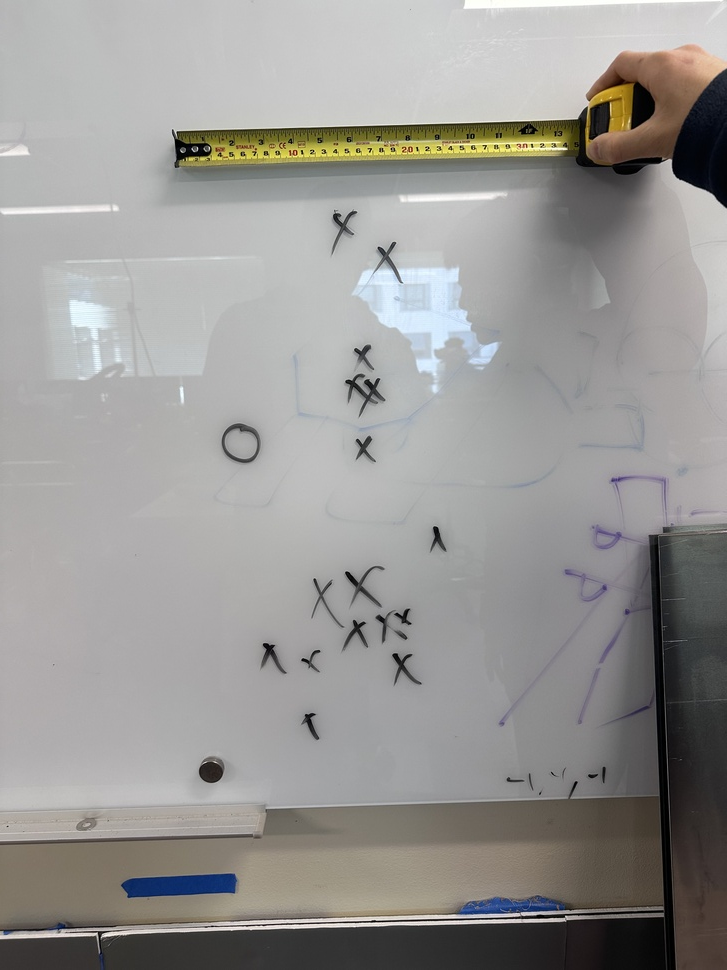
#> input picture 20250219 scatter testing/IMG_0540.jpeg, 727 x 970 px, shrunk from 3024 x 4032 before the run, given in place of 2025-02-16-151324.webm, which was not available
$ python dist_vid.py
#> lines starting #> are read from the running program, lines starting #| are printed output that depends on the picture; after the words box and inside, x2 and y2 are one past the last pixel; in counts of white or black regions, pixels touching at a corner belong together; pictures that were not available may be replaced by others from this repository, and a replacement may not be noted
import cv2
import numpy as np
import math

# === Calibration Constants ===
REAL_WIDTH_INCHES = 18.5
FOCAL_LENGTH = 588.3843844

# Load video
cap = cv2.VideoCapture('2025-02-16-151324.webm')

save_frame = False

# Check if camera opened successfully
if not cap.isOpened():
    print("Error opening video file")
    exit()

# Get frame dimensions
ret, frame = cap.read()
#> frame is the input picture: shape (970, 727, 3); mean B, G, R 148.9, 151.3, 152.8
if not ret:
    print("Failed to read first frame.")
    cap.release()
    exit()

height, width, _ = frame.shape

# Setup video writer
if save_frame:
    fourcc = cv2.VideoWriter_fourcc(*'XVID')
    out = cv2.VideoWriter('output2.avi', fourcc, 20.0, (width, height))

# Reset the capture position to frame 0
cap.set(cv2.CAP_PROP_POS_FRAMES, 0)

# Process video
while cap.isOpened():
    ret, frame = cap.read()
    if not ret:
        break

    image = frame.copy()
    hsv = cv2.cvtColor(image, cv2.COLOR_BGR2HSV)
#> hsv: shape (970, 727, 3); mean H, S, V 58.1, 16.6, 154.5

    # HSV Ranges
    lower_black = np.array([0, 0, 0])
    upper_black = np.array([180, 80, 100])
    lower_white = np.array([0, 0, 170])
    upper_white = np.array([180, 60, 255])

    # Masks
    mask_black = cv2.inRange(hsv, lower_black, upper_black)
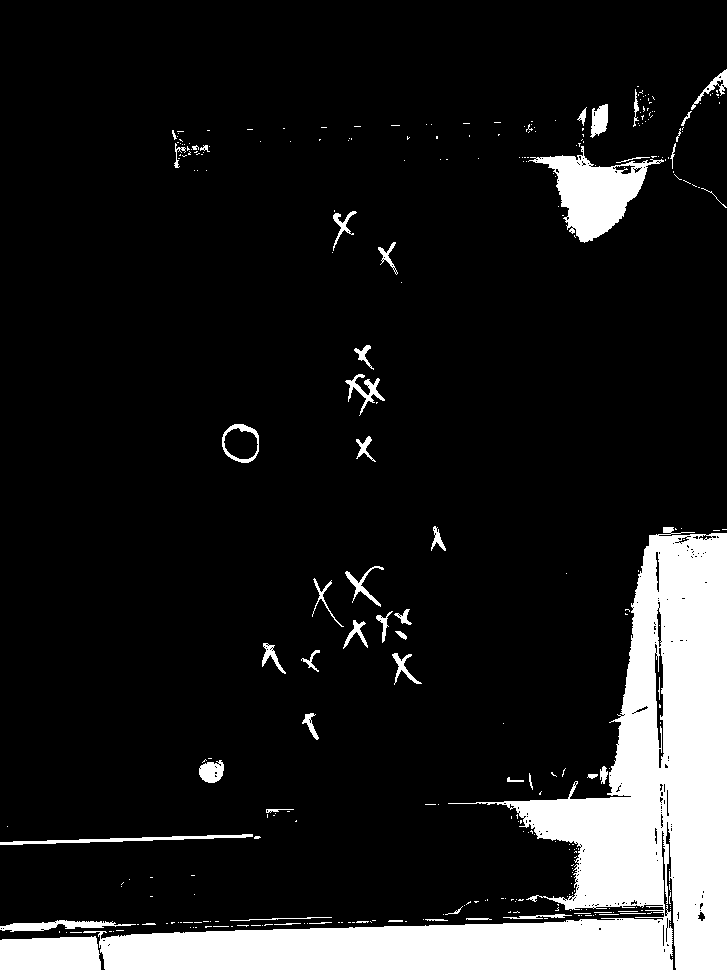
#> mask_black: shape (970, 727); 12.6% white; 315 white regions (260 under 20 px), largest, box (x1, y1, x2, y2) and area: (83, 527, 727, 970) 71849, (528, 146, 664, 243) 5318, (0, 936, 101, 970) 3176
    mask_white = cv2.inRange(hsv, lower_white, upper_white)
#> mask_white: shape (970, 727); 49.3% white; 330 white regions (312 under 20 px), largest, box (x1, y1, x2, y2) and area: (0, 0, 727, 811) 320271, (656, 159, 727, 519) 16671, (0, 804, 260, 841) 4968

    # Morphology
    kernel = np.ones((5, 5), np.uint8)
    mask_black = cv2.morphologyEx(mask_black, cv2.MORPH_CLOSE, kernel)
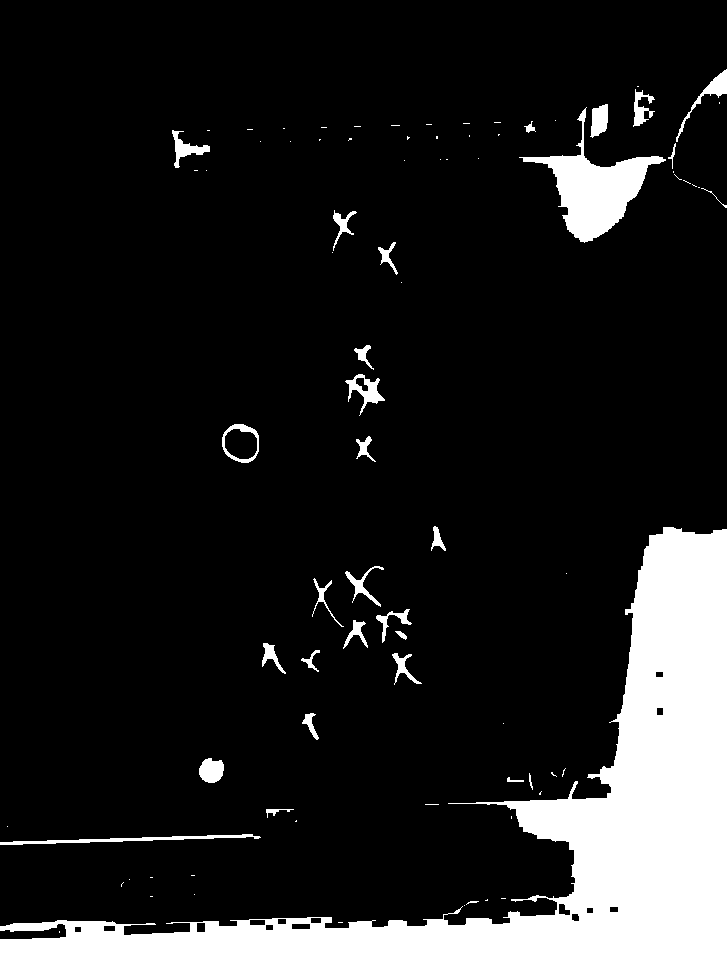
#> mask_black: shape (970, 727); 13.6% white; 84 white regions (53 under 20 px), largest, box (x1, y1, x2, y2) and area: (0, 527, 727, 970) 82251, (519, 107, 666, 243) 5978, (0, 834, 261, 845) 855
    mask_black = cv2.morphologyEx(mask_black, cv2.MORPH_OPEN, kernel)
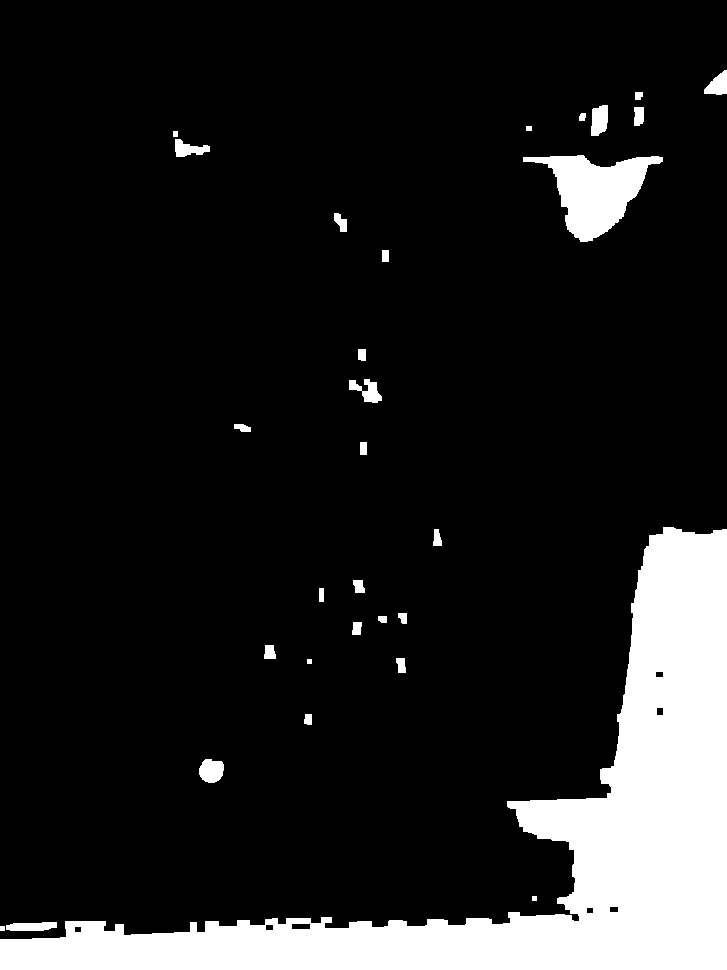
#> mask_black: shape (970, 727); 12.9% white; 30 white regions, largest, box (x1, y1, x2, y2) and area: (0, 527, 727, 970) 81156, (523, 155, 663, 242) 5787, (199, 759, 224, 783) 476
    mask_white = cv2.morphologyEx(mask_white, cv2.MORPH_CLOSE, kernel)
#> mask_white: shape (970, 727); 50.4% white; 18 black regions, largest, box (x1, y1, x2, y2) and area: (0, 45, 727, 970) 345288, (218, 423, 264, 466) 1359, (345, 374, 384, 407) 939
    mask_white = cv2.morphologyEx(mask_white, cv2.MORPH_OPEN, kernel)
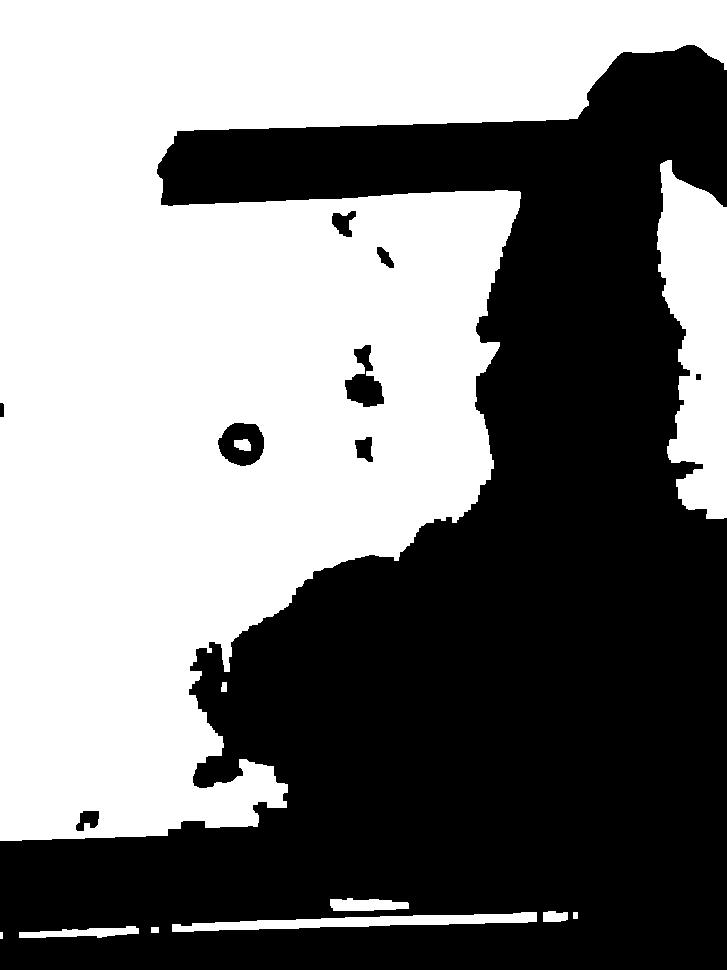
#> mask_white: shape (970, 727); 50.2% white; 9 black regions

    black_info = []
    black_centroids = []
    white_centroids = []

    # Find black contours
    contours_black, _ = cv2.findContours(mask_black, cv2.RETR_EXTERNAL, cv2.CHAIN_APPROX_SIMPLE)
#> contours_black = 30 contours, 3 with area under 20; largest, box (x1, y1, x2, y2) and area: (0, 527, 727, 970) 80134, (523, 155, 663, 242) 5590, (199, 759, 224, 783) 439, (591, 105, 608, 136) 394, (349, 379, 382, 403) 350
    for cnt in contours_black:
        area = cv2.contourArea(cnt)
        if area > 1000:
            approx = cv2.approxPolyDP(cnt, 0.02 * cv2.arcLength(cnt, True), True)
            if len(approx) == 12:
                x, y, w, h = cv2.boundingRect(cnt)
                cv2.drawContours(image, [cnt], -1, (0, 255, 0), 3)
                cv2.rectangle(image, (x, y), (x+w, y+h), (255, 0, 0), 2)
                cv2.putText(image, 'Black Cross', (x, y - 10), cv2.FONT_HERSHEY_SIMPLEX, 0.7, (255, 255, 255), 2)

                M = cv2.moments(cnt)
                if M['m00'] != 0.0:
                    c_x = int(M['m10'] / M['m00'])
                    c_y = int(M['m01'] / M['m00'])
                    black_centroids.append((c_x, c_y))
                    black_info.append(((c_x, c_y), w, h))
                    cv2.circle(image, (c_x, c_y), 10, (50, 168, 82), -1)
#> this loop made 30 passes
#> area on passes 2, 4, 5, 7, 8, 9, 10, 11: 325.5, 439, 63, 99.5, 120.5, 93, 44, 63.5
#> after the loop, black_centroids = []; black_info = []

    # Find white contours
    contours_white, _ = cv2.findContours(mask_white, cv2.RETR_EXTERNAL, cv2.CHAIN_APPROX_SIMPLE)
#> contours_white = 10 contours, 1 with area under 20; largest, box (x1, y1, x2, y2) and area: (0, 0, 727, 841) 332591, (657, 160, 727, 519) 17416, (172, 912, 537, 932) 2942, (19, 926, 139, 938) 726, (330, 898, 409, 911) 722
    for cnt in contours_white:
        area = cv2.contourArea(cnt)
        if area > 1000:
            approx = cv2.approxPolyDP(cnt, 0.02 * cv2.arcLength(cnt, True), True)
            if len(approx) >= 4:
                x, y, w, h = cv2.boundingRect(cnt)
                cv2.drawContours(image, [cnt], -1, (0, 255, 255), 3)
                cv2.rectangle(image, (x, y), (x+w, y+h), (255, 87, 51), 2)
                cv2.putText(image, 'White Square', (x, y - 10), cv2.FONT_HERSHEY_SIMPLEX, 0.7, (0, 0, 0), 2)

                M = cv2.moments(cnt)
                if M['m00'] != 0.0:
                    c_x = int(M['m10'] / M['m00'])
                    c_y = int(M['m01'] / M['m00'])
                    white_centroids.append((c_x, c_y))
                    cv2.circle(image, (c_x, c_y), 10, (191, 64, 191), -1)
#> this loop made 10 passes
#> (area, x, y, w, h, c_x, c_y) on passes 9 to 10: (17416.5, 657, 160, 70, 359, 697, 334), (332591, 0, 0, 727, 841, 232, 353)
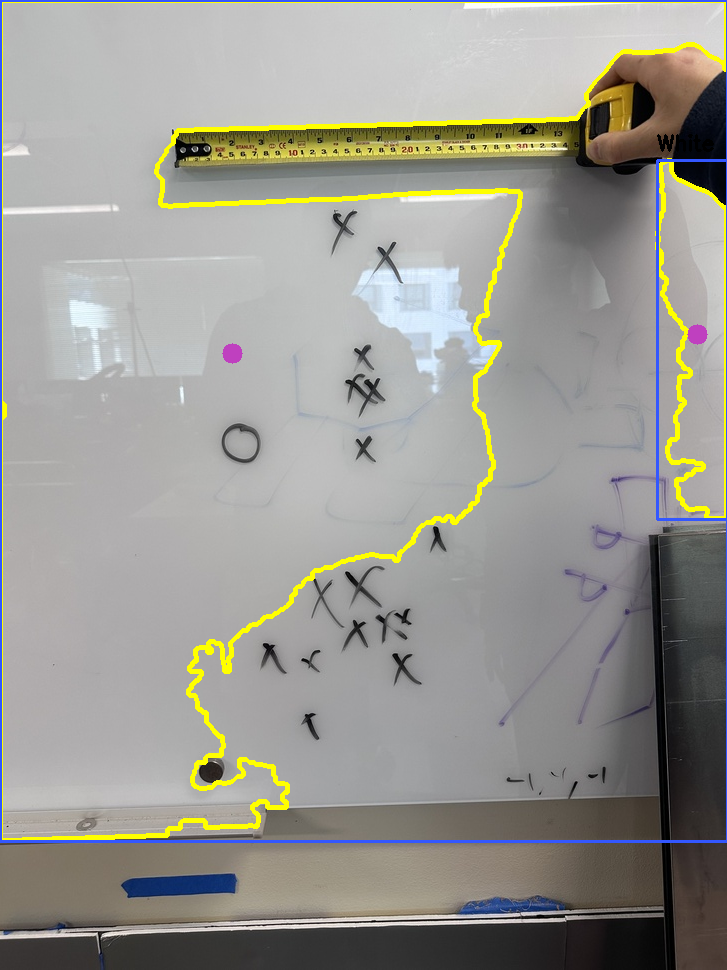
#> image: shape (970, 727, 3); 3.68% of pixels changed, all inside (x1, y1, x2, y2) = (0, 0, 727, 843)
#> after the loop, white_centroids = [(697, 334), (232, 353)]

    # Find closest black centroid to white square
    min_distance = float('inf')
    closest_black = None
    closest_w = None
    closest_h = None

    for (bc, bw, bh) in black_info:
        for wc in white_centroids:
            dist = math.hypot(bc[0] - wc[0], bc[1] - wc[1])
            if dist < min_distance:
                min_distance = dist
                closest_black = bc
                closest_w = bw
                closest_h = bh
#> this loop made 0 passes
#> after the loop, min_distance = inf

    # Highlight closest match and estimate distance
    if closest_black:
        estimated_distance = (REAL_WIDTH_INCHES * FOCAL_LENGTH) / closest_w
        print(f"Closest black cross centroid: {closest_black} | "
              f"Size: {closest_w}x{closest_h}px | "
              f"Distance: {estimated_distance:.2f} inches")

        cv2.circle(image, closest_black, 15, (0, 0, 255), 3)
        label = f'{closest_w}x{closest_h}px, {estimated_distance:.1f}"'
        cv2.putText(image, label, (closest_black[0] + 10, closest_black[1]),
                    cv2.FONT_HERSHEY_SIMPLEX, 0.6, (0, 0, 255), 2)

    # Show and save frame
    cv2.imshow("Detected Shapes", image)
    if save_frame:
        out.write(image)

    if cv2.waitKey(25) & 0xFF == ord('q'):
#> (key q is pressed here)
        break

# Clean up
cap.release()
if save_frame:
    out.release()
cv2.destroyAllWindows()

$ run again, on 20250219 scatter testing/IMG_0541.jpeg
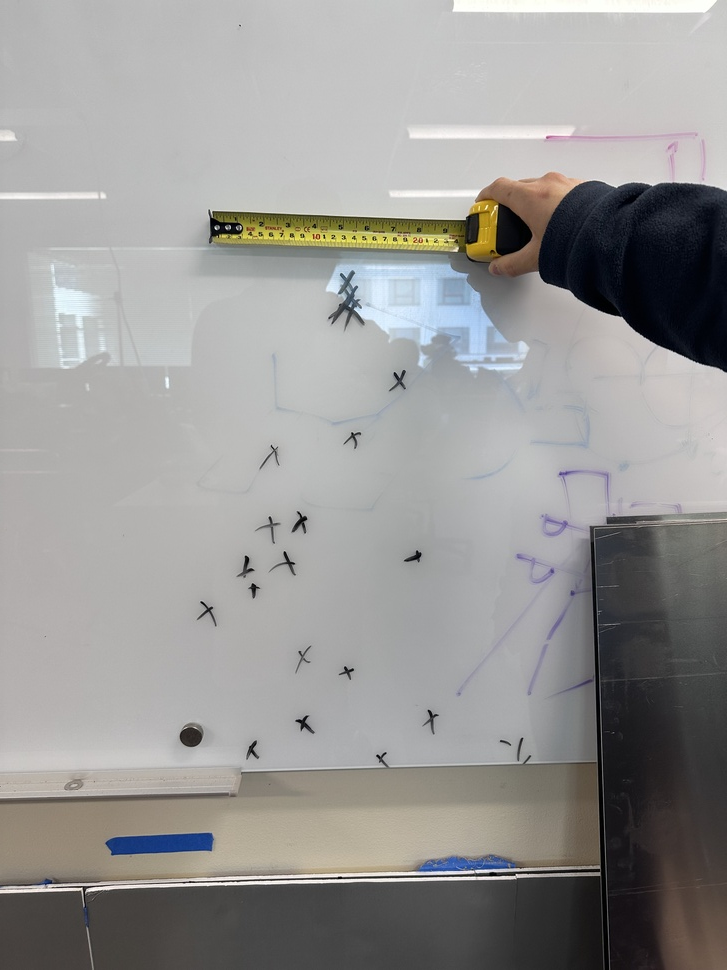
#> input picture 20250219 scatter testing/IMG_0541.jpeg, 727 x 970 px, shrunk from 3024 x 4032 before the run, given in place of 2025-02-16-151324.webm, which was not available
#> frame is the input picture: shape (970, 727, 3); mean B, G, R 149.8, 151.3, 152.3
#> hsv: shape (970, 727, 3); mean H, S, V 46, 19.5, 154.8
#> `mask_black = cv2.inRange(hsv, lower_black, upper_black)`:
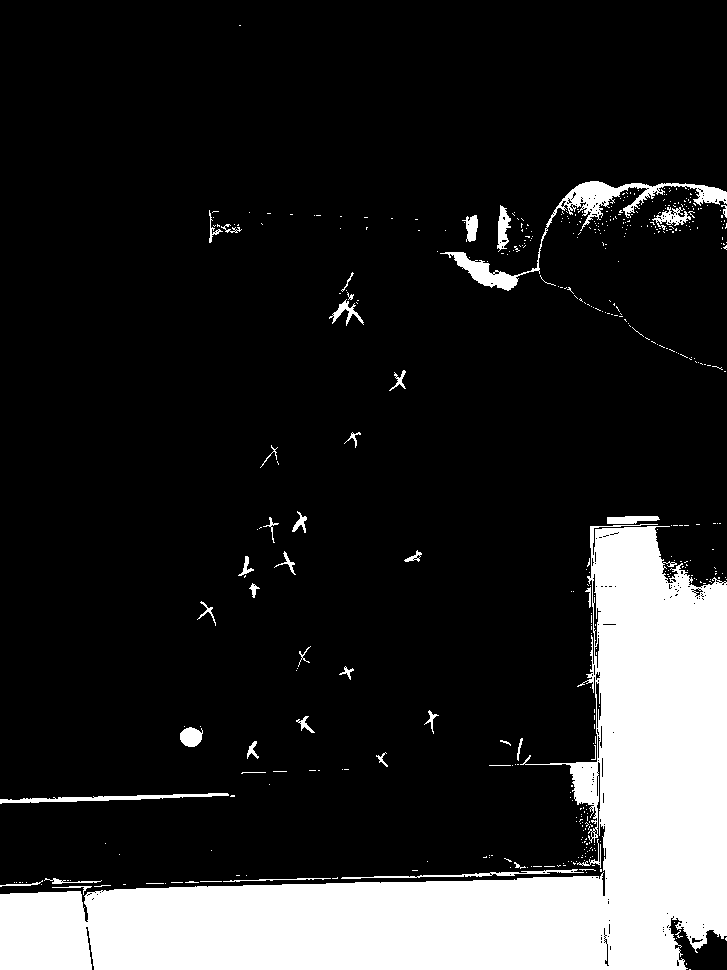
#> mask_black: shape (970, 727); 16.3% white; 462 white regions (418 under 20 px), largest, box (x1, y1, x2, y2) and area: (0, 524, 727, 970) 104304, (440, 181, 727, 291) 3545, (0, 793, 229, 804) 886
#> contours_black = 29 contours, 2 with area under 20; largest, box (x1, y1, x2, y2) and area: (0, 516, 727, 970) 110142, (559, 181, 671, 227) 2456, (650, 184, 727, 232) 1604, (449, 252, 518, 290) 1008, (498, 208, 511, 252) 363
#> the loop `for cnt in contours_black:` made 29 passes
#> area on passes 4, 5, 6, 11, 12, 13, 14, 18: 44.5, 326, 49.5, 40.5, 51.5, 110142, 71, 32
#> after the loop `for cnt in contours_black:`: black_centroids = []
#> contours_white = 4 contours; box (x1, y1, x2, y2) and area: (0, 0, 727, 798) 457484, (0, 808, 495, 893) 20258, (516, 867, 556, 878) 316, (500, 869, 509, 879) 72
#> the loop `for cnt in contours_white:` made 4 passes
#> (area, x, y, w, h, c_x, c_y) on passes 3 to 4: (20257.5, 0, 808, 495, 85, 325, 848), (457483.5, 0, 0, 727, 798, 311, 376)
#> after the loop `for cnt in contours_white:`:
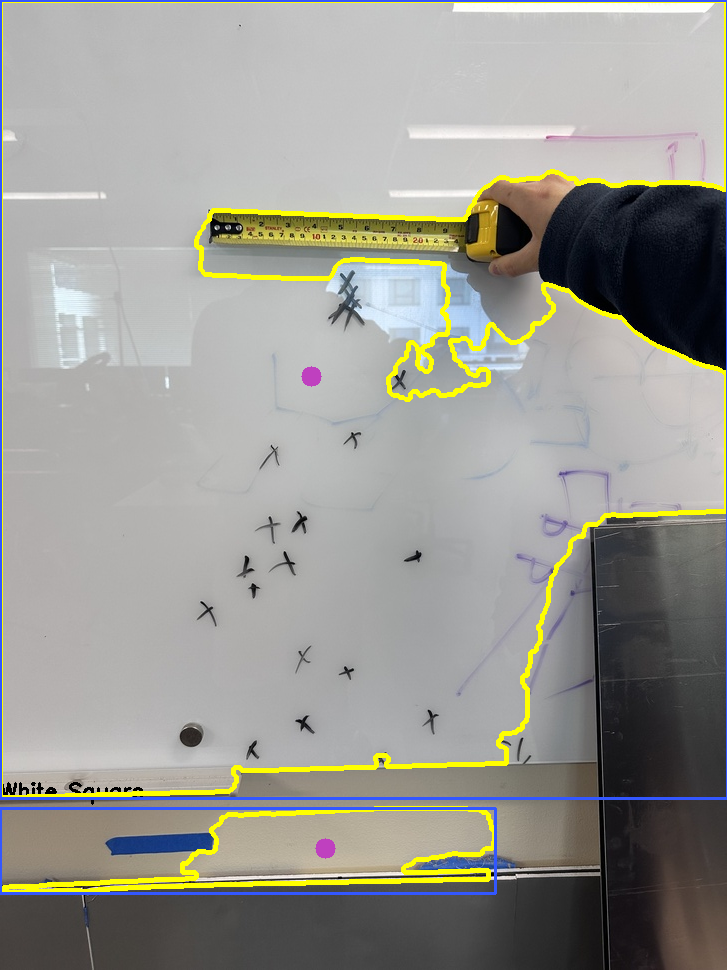
#> image: shape (970, 727, 3); 4.43% of pixels changed, all inside (x1, y1, x2, y2) = (0, 0, 727, 895)
#> after the loop `for cnt in contours_white:`: white_centroids = [(325, 848), (311, 376)]
#> after the loop `for (bc, bw, bh) in black_info:`: min_distance = inf
